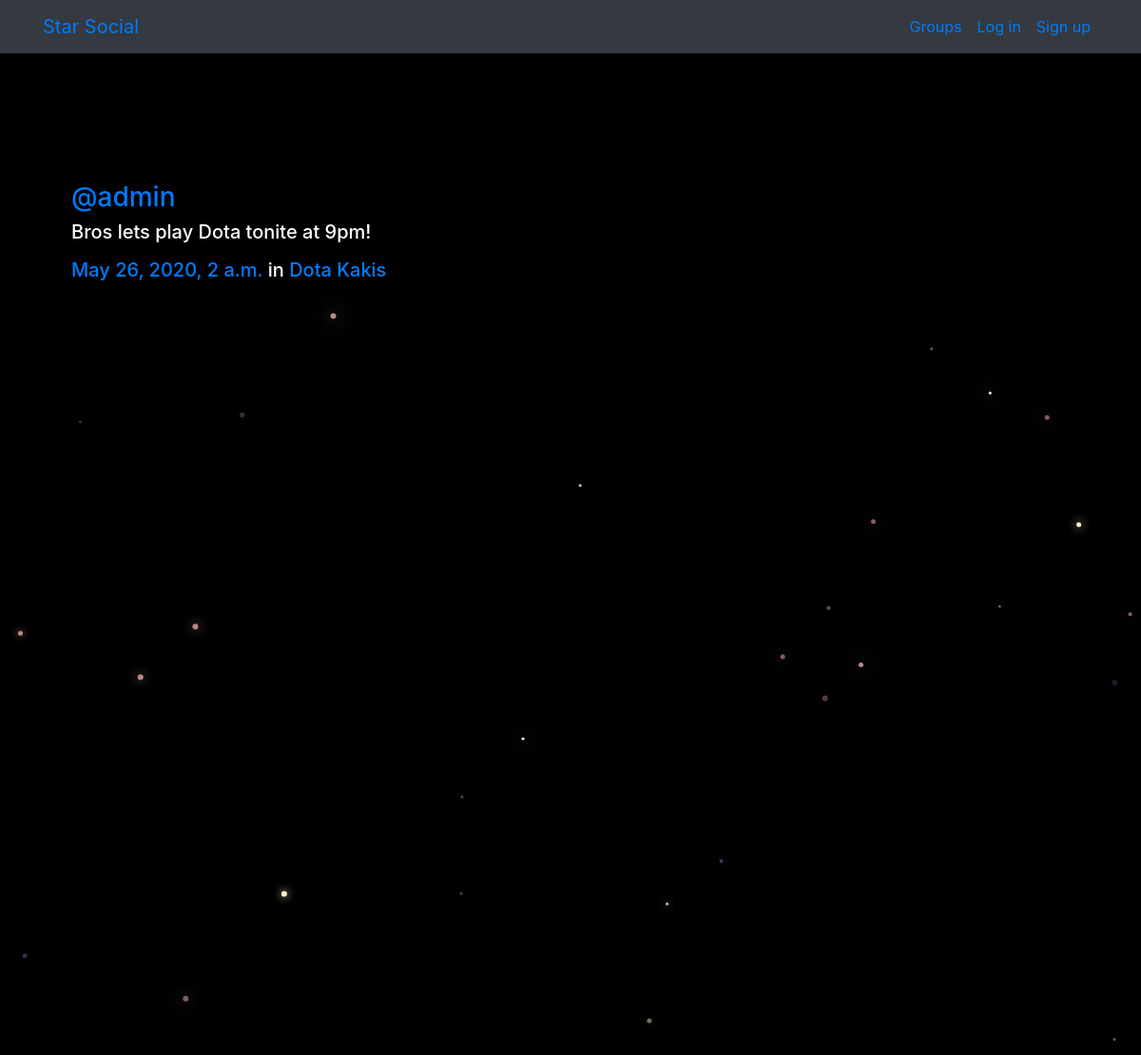
Page /posts/by/admin/8/ on the committed database.
### posts/models.py (models this page shows, shortened)
class Post(models.Model):
    user = models.ForeignKey(User,related_name='posts',on_delete=models.CASCADE)
    created_at = models.DateTimeField(auto_now=True)
    message = models.TextField()
    message_html = models.TextField(editable=False)
    group = models.ForeignKey(Group,related_name='posts',null=True,blank=True,on_delete=models.CASCADE)
    class Meta:
        ordering = ['-created_at']
        unique_together = ['user','message']

### groups/models.py (models this page shows, shortened)
class Group(models.Model):
    name = models.CharField(max_length=255,unique=True)
    slug = models.SlugField(allow_unicode=True,unique=True)
    description = models.TextField(blank=True,default='')
    description_html = models.TextField(editable=False,default='',blank=True)
    members = models.ManyToManyField(User,through='GroupMember')
    class Meta:
        ordering = ['name']

### posts/views.py (the view)
# urls.py: path('by/<username>/<int:pk>/',views.PostDetail.as_view(),name="single"),
class PostDetail(SelectRelatedMixin,generic.DetailView):
    model = models.Post
    select_related = ('user','group')
    def get_queryset(self):
        queryset = super().get_queryset()
        return queryset.filter(user__username__iexact=self.kwargs.get('username'))

### posts/templates/posts/post_detail.html
{% extends "posts/post_base.html" %}
{% block post_content %}
<div class="col-md-8">
  {% include "posts/_post.html"%}
</div>
{% endblock %}

### posts/templates/posts/_post.html (shortened to what this page needs)
<div class="media">
	<div class="media-body">
		<h3 class="mr-5"><a href="{% url 'posts:for_user' username=post.user.username %}">@{{ post.user.username }}</a></h3>
		<h5>{{ post.message_html|safe }}
			<time class="time"><a href="{% url 'posts:single' username=post.user.username pk=post.pk %}">{{ post.created_at }}</a></time>
			{% if post.group %}
			<span class="group-name">in <a href="#">{{ post.group.name }}</a></span>
			{% endif %}
		</h5>
	</div>
</div>

### static/simplesocial/css/master.css (style rules this page uses)
body { margin: 0px; background-color: black; color:white; }
.mr-5 { margin-top:5% }

### rows in the picture
Post: user.username "admin", message_html "Bros lets play Dota tonite at 9pm!", created_at "May 26, 2020, 2 a.m.", group.name "Dota Kakis"
